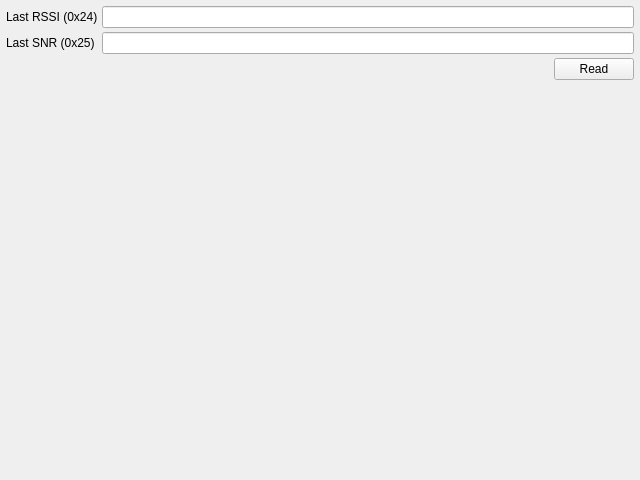
<?xml version="1.0" encoding="UTF-8"?>
<ui version="4.0">
 <class>RssiPage</class>
 <widget class="QWidget" name="RssiPage">
  <property name="geometry">
   <rect>
    <x>0</x>
    <y>0</y>
    <width>640</width>
    <height>480</height>
   </rect>
  </property>
  <layout class="QVBoxLayout" name="layoutMain">
   <property name="spacing">
    <number>4</number>
   </property>
   <property name="leftMargin">
    <number>6</number>
   </property>
   <property name="topMargin">
    <number>6</number>
   </property>
   <property name="rightMargin">
    <number>6</number>
   </property>
   <property name="bottomMargin">
    <number>6</number>
   </property>
   <item>
    <layout class="QFormLayout" name="formMain">
     <property name="verticalSpacing">
      <number>4</number>
     </property>
     <item row="0" column="0">
      <widget class="QLabel" name="lblRssi">
       <property name="text">
        <string>Last RSSI (0x24)</string>
       </property>
      </widget>
     </item>
     <item row="0" column="1">
      <widget class="QLineEdit" name="editRssi">
       <property name="readOnly">
        <bool>true</bool>
       </property>
      </widget>
     </item>
     <item row="1" column="0">
      <widget class="QLabel" name="lblSnr">
       <property name="text">
        <string>Last SNR (0x25)</string>
       </property>
      </widget>
     </item>
     <item row="1" column="1">
      <widget class="QLineEdit" name="editSnr">
       <property name="readOnly">
        <bool>true</bool>
       </property>
      </widget>
     </item>
     <item row="2" column="1">
      <layout class="QHBoxLayout" name="hlRssiBtns">
       <item>
        <spacer name="horizontalSpacer">
         <property name="orientation">
          <enum>Qt::Horizontal</enum>
         </property>
         <property name="sizeHint" stdset="0">
          <size>
           <width>40</width>
           <height>20</height>
          </size>
         </property>
        </spacer>
       </item>
       <item>
        <widget class="QPushButton" name="btnRssiRead">
         <property name="maximumSize">
          <size>
           <width>84</width>
           <height>16777215</height>
          </size>
         </property>
         <property name="text">
          <string>Read</string>
         </property>
        </widget>
       </item>
      </layout>
     </item>
    </layout>
   </item>
   <item>
    <spacer name="verticalSpacer">
     <property name="orientation">
      <enum>Qt::Vertical</enum>
     </property>
     <property name="sizeHint" stdset="0">
      <size>
       <width>20</width>
       <height>100000000</height>
      </size>
     </property>
    </spacer>
   </item>
  </layout>
 </widget>
 <resources/>
 <connections/>
</ui>
